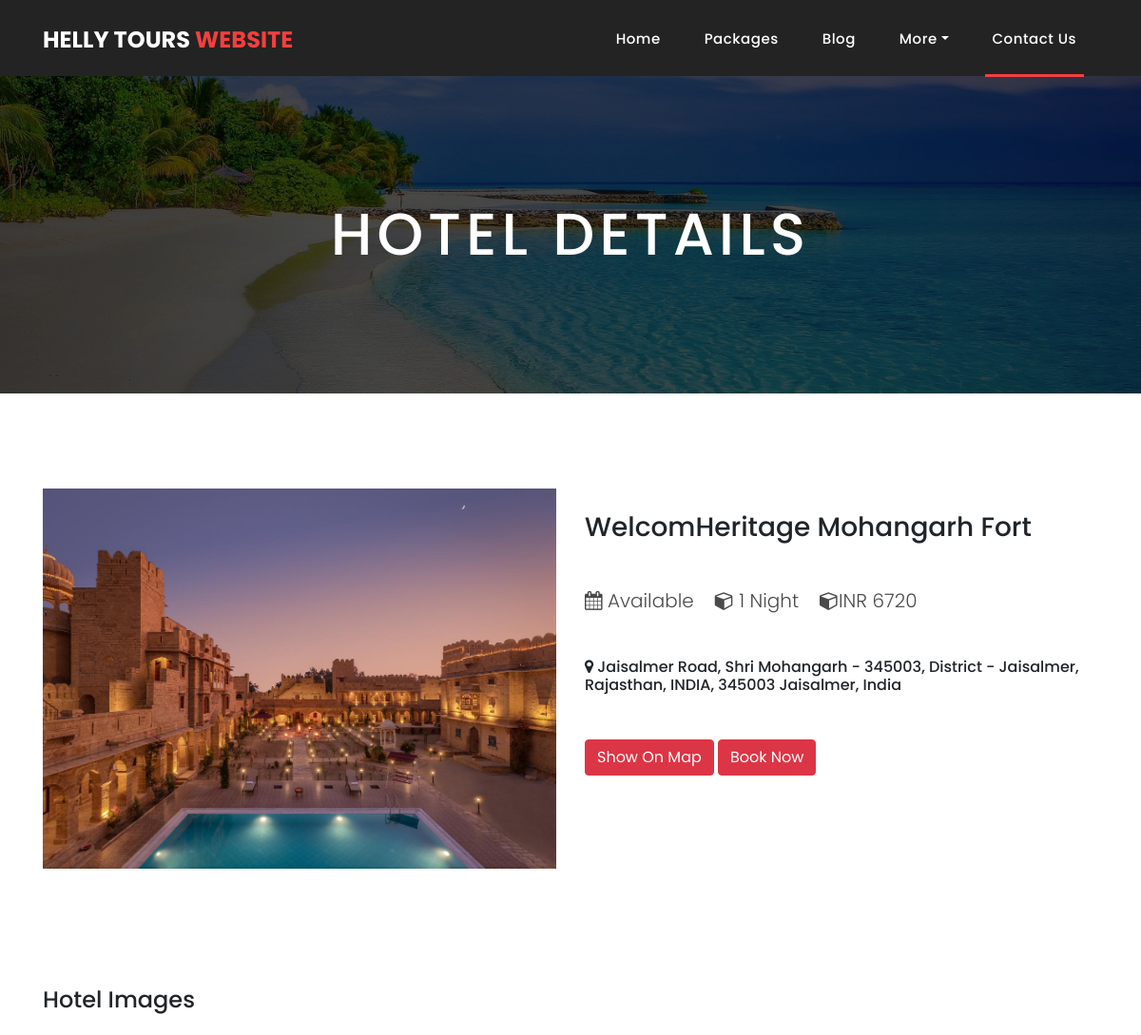
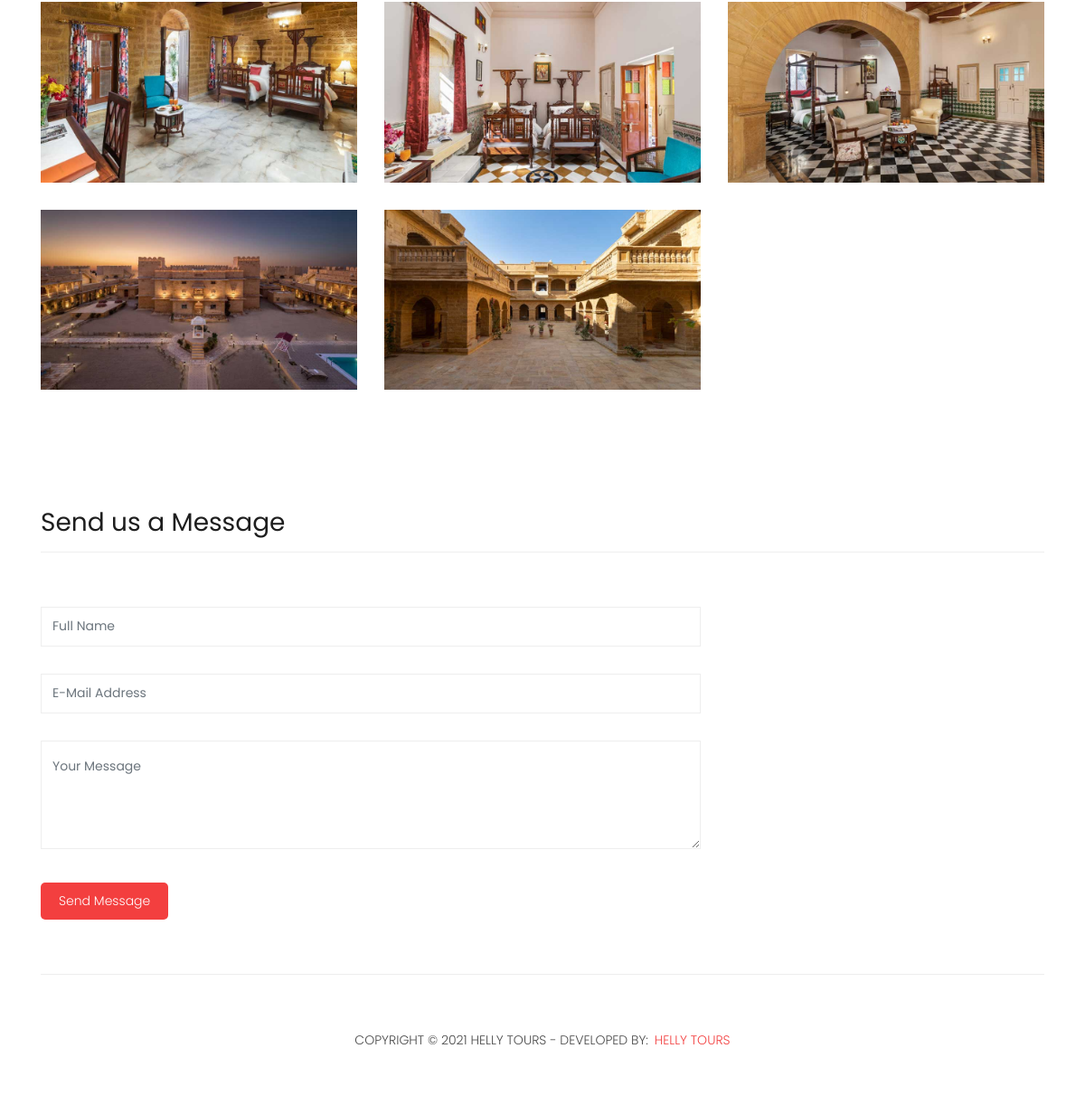
Page /hotel-details.php?hid=9 on the committed database (2 pictures, top to bottom).
### tables this page shows
CREATE TABLE `hotel_master` (
  `hotel_id` int(11) NOT NULL,
  `package_id` int(11) NOT NULL,
  `hotel_name` varchar(50) NOT NULL,
  `hotel_address` text NOT NULL,
  `hotel_night` int(11) NOT NULL,
  `hotel_price` int(11) NOT NULL,
  `hotel_img` varchar(150) NOT NULL,
  `hotel_available` int(1) NOT NULL,
  `hotel_add_url` text DEFAULT NULL
);

CREATE TABLE `img_master` (
  `img_id` int(11) NOT NULL,
  `hotel_id` int(11) NOT NULL,
  `img_url` varchar(150) NOT NULL
);

### hotel-details.php (the view, shortened to what this page needs)
<?php
    require './class/atclass.php';
    $hid=$_GET["hid"];
    $q1=mysqli_query($connection, "select * from hotel_master where hotel_id='{$hid}'") or die("Error". mysqli_error($connection));
    $q2=mysqli_query($connection, "select * from img_master where hotel_id='{$hid}'") or die("Error". mysqli_error($connection));
?>
<!DOCTYPE html>
<html lang="en">
  <head>
    <link href="vendor/bootstrap/css/bootstrap.min.css" rel="stylesheet">
    <link rel="stylesheet" href="assets/css/fontawesome.css">
    <link rel="stylesheet" href="assets/css/style.css">
    <link rel="stylesheet" href="assets/css/owl.css">
  </head>
  <body>
      <?php
          include './themepart/header.php';
      ?>
    <div class="page-heading about-heading header-text" style="background-image: url(assets/images/heading-6-1920x500.jpg);">
      <div class="container">
        <div class="row">
          <div class="col-md-12">
            <div class="text-content">
                <h2>Hotel Details</h2>
            </div>
          </div>
        </div>
      </div>
    </div>
    <div class="products">
      <div class="container">
        <div class="row">
          <div class="col-md-6">
            <div>
                <?php
                    $row= mysqli_fetch_array($q1);
                  ?>
                <img src="admin/upload/<?php echo $row['hotel_img']?>" alt="" class="img-fluid wc-image" style="width: 200%; height: 400px;">
            </div>
            <br>
          </div>
          <div class="col-md-6">
              <br/>
              <h3><?php echo $row['hotel_name']; ?></h3>
              <br/><br/>
               <p class="lead">
                   <?php if($row['hotel_available']==1){ ?>
                        <i class="fa fa-calendar"></i> Available &nbsp;&nbsp;
                  <?php } ?>
                        <i class="fa fa-cube"></i> <?php echo $row['hotel_night']; ?> Night &nbsp;&nbsp;
                        <i class="fa fa-cube"></i>INR <?php echo $row['hotel_price']; ?> &nbsp;&nbsp;
              </p>
              <br/><br/>
              <h6><i class="fa fa-map-marker"></i> <?php echo $row['hotel_address']; ?></a></h6>
              <br/><br/>
              <a href="<?php echo $row['hotel_add_url'] ?>" target="_blank"><button type="button" class="btn btn-danger" style="text-align:center">Show On Map</button></a>
              <a href="hotel-booking.php?hid=<?php echo $row['hotel_id']; ?>"><button type="button" class="btn btn-danger" style="text-align:center">Book Now</button></a> <br/><br/>
               </div>
        </div>
      </div>
    </div>
    <div class="products">
      <div class="container">
        <div class="row">
          <div class="col-md-12">
               <h4>Hotel Images</h4><br/>
            <div class="row">
                   <?php
                          while ($row1 = mysqli_fetch_array($q2)) {
                    ?>
              <div class="col-md-4">
                <div class="service-item">
                    <img src="admin/upload/<?php echo $row1['img_url']; ?>" alt="" class="img-fluid">
                </div>
              </div>
            <?php }?>
            </div>
          </div>
        </div>
      </div>
    </div>
  <div class="send-message">
      <div class="container">
        <div class="row">
          <div class="col-md-12">
            <div class="section-heading">
              <h2>Send us a Message</h2>
            </div>
          </div>
          <div class="col-md-8">
            <div class="contact-form">
              <form id="contact" action="" method="post">
                <div class="row">
                  <div class="col-lg-12 col-md-12 col-sm-12">
                    <fieldset>
                        <input type="text" class="form-control" id="name" name="fname" placeholder="Full Name" required="">
                    </fieldset>
                  </div>
                  <div class="col-lg-12 col-md-12 col-sm-12">
                    <fieldset>
                        <input type="text" class="form-control" id="email" name="mail" placeholder="E-Mail Address" required="">
                    </fieldset>
                  </div>
                  <div class="col-lg-12">
                    <fieldset>
                        <textarea  rows="6" class="form-control" id="message" name="mess" placeholder="Your Message" required=""></textarea>
                    </fieldset>
                  </div>
                  <div class="col-lg-12">
                    <fieldset>
                        <button type="submit" id="form-submit" class="filled-button" name="submit">Send Message</button>
                    </fieldset>
                  </div>
                </div>
              </form>
            </div>
          </div>
        </div>
      </div>
    </div>
    <?php
              include './themepart/footer.php';
    ?>
  </body>
</html>

### assets/css/style.css (style rules this page uses)
body { font-family: 'Poppins', sans-serif; overflow-x: hidden; text-rendering: optimizeLegibility; -webkit-font-smoothing: antialiased; -moz-osx-font-smoothing: grayscale; }
p { margin-bottom: 0px; font-size: 14px; font-weight: 300; color: #4a4a4a; line-height: 24px; }
a { text-decoration: none!important; }
h1,h2,h3,h4,h5,h6 { margin: 0px; }
.section-heading { text-align: left; margin-bottom: 60px; border-bottom: 1px solid #eee; }
.section-heading h2 { font-size: 28px; font-weight: 400; color: #1e1e1e; margin-bottom: 15px; }
.page-heading { padding: 210px 0px 130px 0px; text-align: center; background-position: center center; background-repeat: no-repeat; background-size: cover; }
.page-heading .text-content h2 { color: #fff; font-size: 62px; text-transform: uppercase; letter-spacing: 5px; }
.products { margin-top: 100px; }
.page-heading { position:relative; }
.page-heading:before { content:''; position:absolute; top:0; left:0; bottom:0; right:0; background-color:rgba(0,0,0,.7); }
.page-heading .container { position:relative; z-index: 2; }
.service-item { text-align: center; margin-bottom: 30px; }
.send-message { margin-top: 100px; }
.contact-form select, .contact-form .form-control { font-size: 14px; width: 100%; height: 44px; display: inline-block; line-height: 42px; border: 1px solid #eee; border-radius: 0px; margin-bottom: 30px; }
.contact-form textarea { font-size: 14px; width: 100%; min-width: 100%; min-height: 120px; height: 120px; max-height: 180px; border: 1px solid #eee; border-radius: 0px; margin-bottom: 30px; }
.contact-form button.filled-button { background-color: #f33f3f; color: #fff; font-size: 14px; text-transform: capitalize; font-weight: 300; padding: 10px 20px; border-radius: 5px; display: inline-block; transition: all 0.3s; border: none; outline: none; cursor: pointer; }

### rows in the picture
hotel_master: hotel_img (picture), hotel_name "WelcomHeritage Mohangarh Fort", hotel_night "1", hotel_price "6720", hotel_address "Jaisalmer Road, Shri Mohangarh - 345003, District - Jaisalmer, Rajasthan, INDIA, 345003 Jaisalmer, India"
img_master: img_url (picture)
img_master: img_url (picture)
img_master: img_url (picture)
img_master: img_url (picture)
img_master: img_url (picture)
